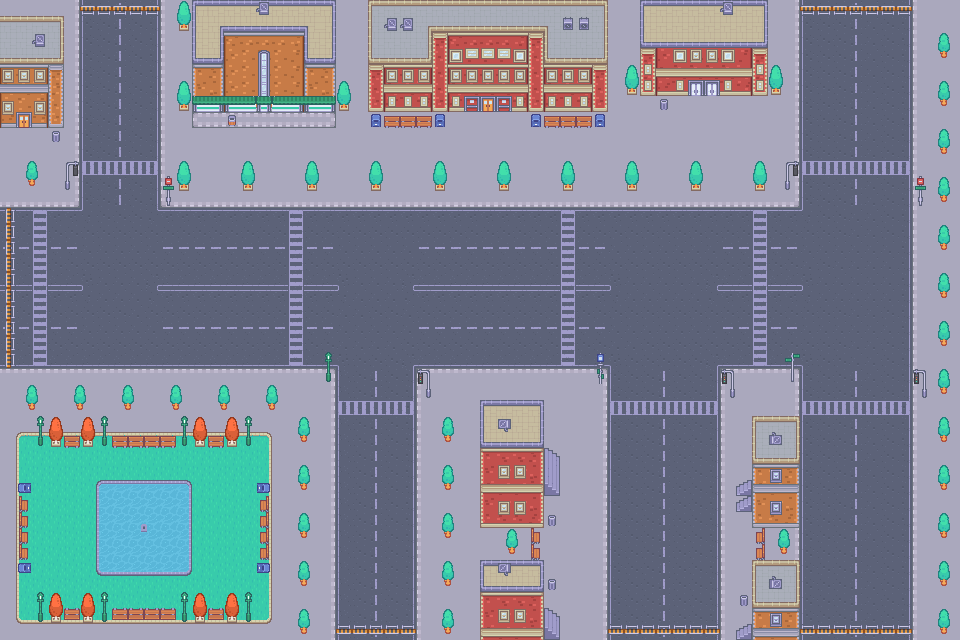

A 2D game scene composited from a Tiled map and its tileset images. What follows is a short description and the map's XML, with each tile layer's data collapsed to a summary:
An orthogonal 60x40 tile map with 16x16 px tiles, 13 tile layers (Road, Ground, Grass, Stairs, ...).

<map version="1.10" tiledversion="1.12.2" orientation="orthogonal" renderorder="right-down" width="60" height="40" tilewidth="16" tileheight="16" infinite="0" nextlayerid="14" nextobjectid="1">
 <tileset firstgid="1" source="v1.tsx" />
 <layer id="1" name="Road" width="60" height="40" locked="1">
  <data>[2400 cells, 2400 non-empty, 18 distinct tile ids]</data>
 </layer>
 <layer id="2" name="Ground" width="60" height="40" locked="1">
  <data>[2400 cells, 1351 non-empty, 12 distinct tile ids]</data>
 </layer>
 <layer id="10" name="Grass" width="60" height="40" locked="1">
  <data>[2400 cells, 192 non-empty, 9 distinct tile ids]</data>
 </layer>
 <layer id="13" name="Stairs" width="60" height="40" locked="1">
  <data>[2400 cells, 8 non-empty, 4 distinct tile ids]</data>
 </layer>
 <layer id="11" name="Lake" width="60" height="40" locked="1">
  <data>[2400 cells, 36 non-empty, 13 distinct tile ids]</data>
 </layer>
 <layer id="3" name="light/signal" width="60" height="40" locked="1">
  <data>[2400 cells, 36 non-empty, 11 distinct tile ids]</data>
 </layer>
 <layer id="4" name="House" width="60" height="40" locked="1">
  <data>[2400 cells, 332 non-empty, 78 distinct tile ids]</data>
 </layer>
 <layer id="5" name="Windows/Doors" width="60" height="40" locked="1">
  <data>[2400 cells, 87 non-empty, 17 distinct tile ids]</data>
 </layer>
 <layer id="7" name="Trees" width="60" height="40" locked="1">
  <data>[2400 cells, 174 non-empty, 8 distinct tile ids]</data>
 </layer>
 <layer id="12" name="Decors on road" width="60" height="40" locked="1">
  <data>[2400 cells, 41 non-empty, 1 distinct tile ids]</data>
 </layer>
 <layer id="6" name="Decors on roof" width="60" height="40" locked="1">
  <data>[2400 cells, 20 non-empty, 6 distinct tile ids]</data>
 </layer>
 <layer id="8" name="Bins" width="60" height="40" locked="1">
  <data>[2400 cells, 14 non-empty, 3 distinct tile ids]</data>
 </layer>
 <layer id="9" name="Chairs" width="60" height="40" locked="1">
  <data>[2400 cells, 30 non-empty, 3 distinct tile ids]</data>
 </layer>
</map>
